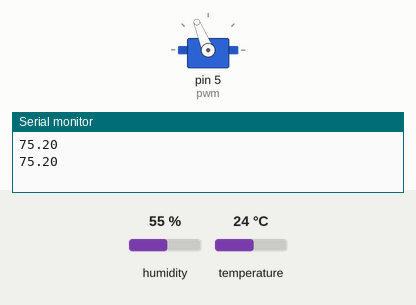
Simulated run of this sketch. Board: Arduino Uno, built with avr-gcc and run on an emulated ATmega328P. Shown: servo, the last lines printed to the serial monitor. The test bench sets the inputs (shaded band); at power-on: temperature 24 °C, humidity 55 %.

Above: at 2.8 s.
2.9 s: temperature set to 12 °C
At 5.0 s:
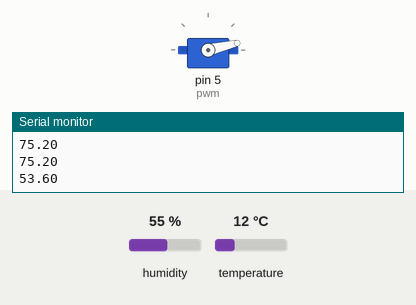
5.6 s: temperature set to 19 °C
At 6.7 s:
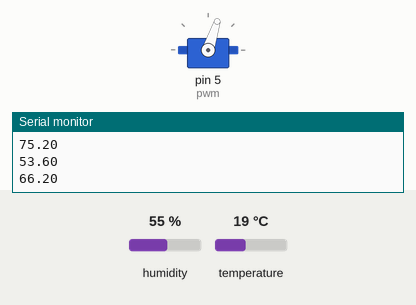
8.3 s: temperature set to 28 °C
At 11.2 s:
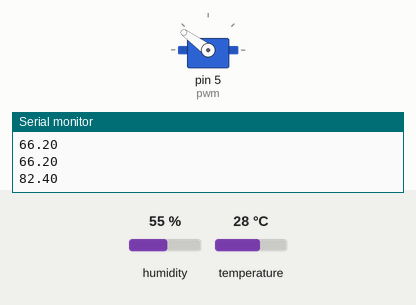
11.5 s: temperature set to 33 °C
At 13.2 s:
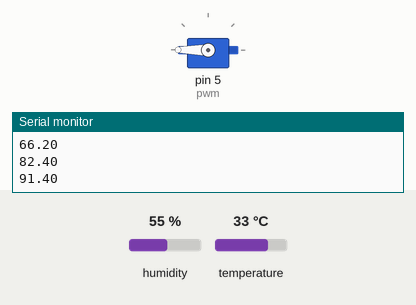
Timing chart, 0 to 14.7 s (numbered marks = the images above; inputs shaded):
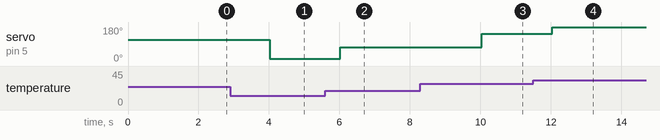

Measured:
- after the input at 2.9 s, servo on pin 5 (pwm): 112° → 13° after 1.1 s
- after the input at 5.6 s, servo on pin 5 (pwm): 13° → 72° after 0.42 s
- after the input at 8.3 s, servo on pin 5 (pwm): 72° → 144° after 1.7 s
- after the input at 11.5 s, servo on pin 5 (pwm): 144° → 180° after 0.54 s

The sketch:

DHT_Servo.ino
```cpp
#include <Servo.h>
#include<DHT.h>
#define DHTPIN 4
#define DHTTYPE DHT22
DHT dht(DHTPIN, DHTTYPE);
Servo myservo;
int pwm = 5;
float temp;
int converted;

void setup() {
  Serial.begin(9600);
  dht.begin();
  myservo.attach(pwm);
}

void loop() {
  temp = dht.readTemperature(true);
  Serial.println(temp);
  converted = map(temp, 50, 90, 0, 180);
  myservo.write(converted);
  delay(2000);
}
```
